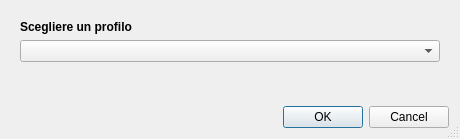
<?xml version="1.0" encoding="UTF-8"?>
<ui version="4.0">
 <class>Dialog</class>
 <widget class="QDialog" name="Dialog">
  <property name="geometry">
   <rect>
    <x>0</x>
    <y>0</y>
    <width>460</width>
    <height>139</height>
   </rect>
  </property>
  <property name="sizePolicy">
   <sizepolicy hsizetype="Expanding" vsizetype="Expanding">
    <horstretch>0</horstretch>
    <verstretch>0</verstretch>
   </sizepolicy>
  </property>
  <property name="windowTitle">
   <string>QGIS Agri - Profili</string>
  </property>
  <property name="sizeGripEnabled">
   <bool>true</bool>
  </property>
  <layout class="QVBoxLayout" name="verticalLayout_2">
   <item alignment="Qt::AlignTop">
    <widget class="QFrame" name="verticalFrame">
     <property name="sizePolicy">
      <sizepolicy hsizetype="Expanding" vsizetype="Expanding">
       <horstretch>0</horstretch>
       <verstretch>0</verstretch>
      </sizepolicy>
     </property>
     <layout class="QVBoxLayout" name="verticalLayout">
      <item alignment="Qt::AlignTop">
       <widget class="QLabel" name="lblProfiles">
        <property name="font">
         <font>
          <weight>75</weight>
          <bold>true</bold>
         </font>
        </property>
        <property name="text">
         <string>Scegliere un profilo</string>
        </property>
       </widget>
      </item>
      <item alignment="Qt::AlignVCenter">
       <widget class="QComboBox" name="cmbProfiles"/>
      </item>
     </layout>
    </widget>
   </item>
   <item>
    <widget class="QDialogButtonBox" name="buttonBox">
     <property name="orientation">
      <enum>Qt::Horizontal</enum>
     </property>
     <property name="standardButtons">
      <set>QDialogButtonBox::Cancel|QDialogButtonBox::Ok</set>
     </property>
    </widget>
   </item>
  </layout>
 </widget>
 <resources/>
 <connections>
  <connection>
   <sender>buttonBox</sender>
   <signal>accepted()</signal>
   <receiver>Dialog</receiver>
   <slot>accept()</slot>
   <hints>
    <hint type="sourcelabel">
     <x>248</x>
     <y>254</y>
    </hint>
    <hint type="destinationlabel">
     <x>157</x>
     <y>274</y>
    </hint>
   </hints>
  </connection>
  <connection>
   <sender>buttonBox</sender>
   <signal>rejected()</signal>
   <receiver>Dialog</receiver>
   <slot>reject()</slot>
   <hints>
    <hint type="sourcelabel">
     <x>316</x>
     <y>260</y>
    </hint>
    <hint type="destinationlabel">
     <x>286</x>
     <y>274</y>
    </hint>
   </hints>
  </connection>
 </connections>
</ui>
